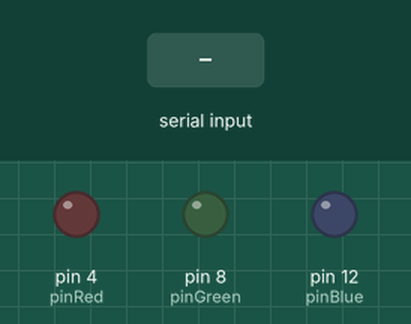
Bench run of a sketch on a simulated Arduino Uno, built with avr-gcc and run on an emulated ATmega328P. Parts: output pins drawn as LEDs (lit = HIGH). Dashed ring = blinking. The test bench sets the inputs (shaded band). What the sketch prints to the serial monitor is not drawn.

Above: at 1.2 s.
1.3 s: "1" received over Serial
At 2.67 s:
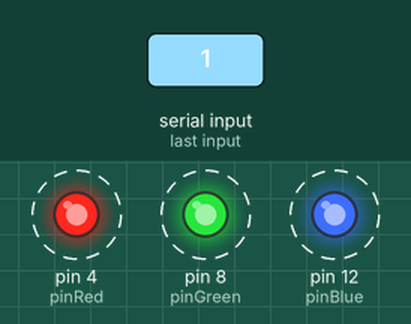
Timing chart, 0 to 10.3 s (numbered marks = the images above; inputs shaded):
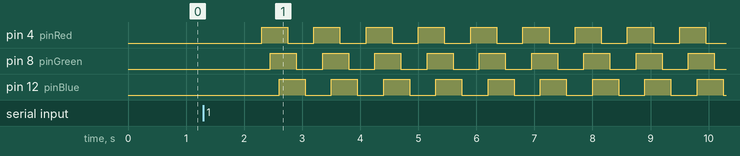

Measured:
- after the input at 1.3 s, pin 4 (pinRed): alternates HIGH for 0.45 s and LOW for 0.45 s, starting after 1.0 s; pin 8 (pinGreen): alternates HIGH for 0.45 s and LOW for 0.45 s, starting after 1.2 s; pin 12 (pinBlue): alternates HIGH for 0.45 s and LOW for 0.45 s, starting after 1.3 s

The sketch:

selectLED.ino
```cpp
//Output pins
int pinRed = 4;
int pinGreen = 8;
int pinBlue = 12;

//Strings
String msg = "What LED do you want on? ";
String res;

//Other
int waitT = 500;
int waitT2 = 150;

void setup() {

  pinMode(pinRed, OUTPUT);
  pinMode(pinGreen, OUTPUT);
  pinMode(pinBlue, OUTPUT);

  Serial.begin(9600);

}

void loop() {
  Serial.println(msg);
  while(Serial.available() == 0){
    //Polling
  }
  res = Serial.readString();
  if(res == "red"){
    digitalWrite(pinRed, HIGH);
    delay(waitT);
    digitalWrite(pinRed, LOW);
  }
  else if(res == "green"){
    digitalWrite(pinGreen, HIGH);
    delay(waitT);
    digitalWrite(pinGreen, LOW);
  }
  else if(res == "blue"){
    digitalWrite(pinBlue, HIGH);
    delay(waitT);
    digitalWrite(pinBlue, LOW);
  }
  else{
    for (int i = 0; i < 10; i++){
      digitalWrite(pinRed, HIGH);
      delay(waitT2);
      digitalWrite(pinGreen, HIGH);
      delay(waitT2);
      digitalWrite(pinBlue, HIGH);
      delay(waitT2);
      digitalWrite(pinRed, LOW);
      delay(waitT2);
      digitalWrite(pinGreen, LOW);
      delay(waitT2);
      digitalWrite(pinBlue, LOW);
      delay(waitT2);
    }
  }
}
```
